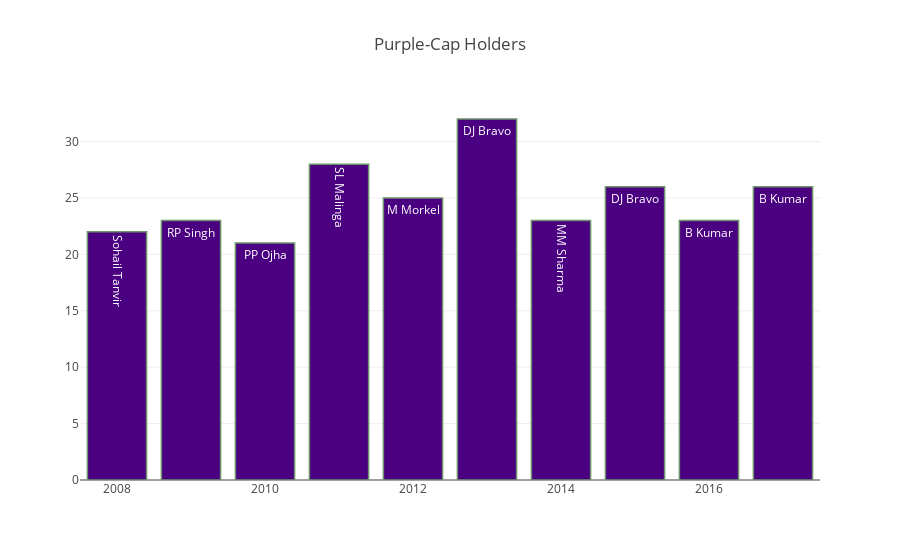

Source (notebook cell):
### Markdown cell above
### Purple Caps Each Season (Maximum Wickets By Bowler per Season) (INTERACTIVE)

### Code cell
dismissal_kinds = ["bowled", "caught", "lbw", "stumped", "caught and bowled", "hit wicket"]  #since run-out is not creditted to the bowler
purple=delivery[delivery["dismissal_kind"].isin(dismissal_kinds)]
purple=purple.merge(matches,left_on='match_id',right_on='id',how='outer')
purple=purple.groupby(['season','bowler'])['dismissal_kind'].count().reset_index()
purple=purple.sort_values('dismissal_kind',ascending=False)
purple=purple.drop_duplicates('season',keep='first').sort_values(by='season')
purple.rename({'dismissal_kind':'count_wickets'},axis=1,inplace=True)

trace1 = go.Bar(
    x=purple['season'].values,
    y=purple['count_wickets'].values,
    name='Total Matches',
    text=purple['bowler'].values,
    marker=dict(
        color='rgb(75,0,130)',
        line=dict(
            color='rgb(108,148,107)',
            width=1.5,
        )
    ),
    opacity=1
)


layout = go.Layout(
    title='Purple-Cap Holders',
)
data=[trace1]
fig = go.Figure(data=data, layout=layout)
py.iplot(fig, filename='stacked-bar')

### Figure 1 — Plotly figure (JSON) as saved in the notebook; plotly's stock layout.template omitted (floating-point values rounded to 4 significant figures)
{"data": [{"marker": {"color": "rgb(75,0,130)", "line": {"color": "rgb(108,148,107)", "width": 1.5}}, "name": "Total Matches", "opacity": 1, "text": ["Sohail Tanvir", "RP Singh", "PP Ojha", "SL Malinga", "M Morkel", "DJ Bravo", "MM Sharma", "DJ Bravo", "B Kumar", "B Kumar"], "type": "bar", "x": [2008, 2009, 2010, 2011, 2012, 2013, 2014, 2015, 2016, 2017], "y": [22, 23, 21, 28, 25, 32, 23, 26, 23, 26]}], "layout": {"title": "Purple-Cap Holders"}}
